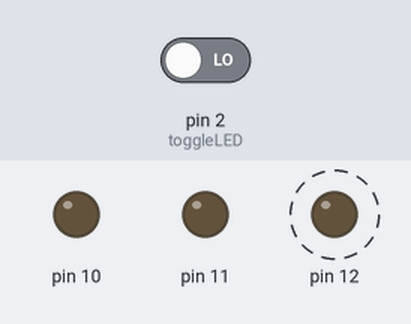
Bench run of a sketch on a simulated Arduino Uno, built with avr-gcc and run on an emulated ATmega328P. Parts: output pins drawn as LEDs (lit = HIGH). Dashed ring = blinking. The test bench sets the inputs (shaded band); at power-on: pin 2 (toggleLED) LOW.

Above: at 1.2 s.
1.3 s: pin 2 (toggleLED) driven HIGH
At 1.65 s:
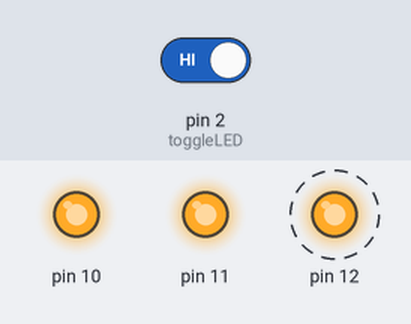
4.3 s: pin 2 (toggleLED) driven LOW
At 6.62 s:
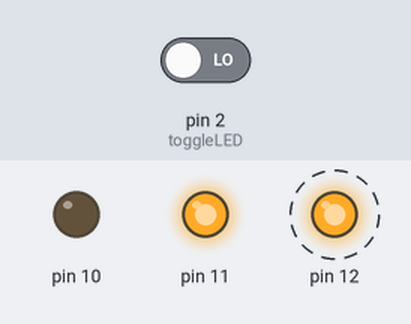
7.3 s: pin 2 (toggleLED) driven HIGH
At 7.54 s:
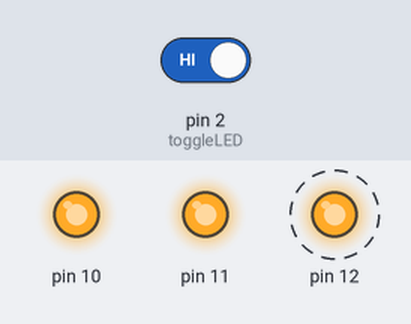
10.3 s: pin 2 (toggleLED) driven LOW
At 11.78 s:
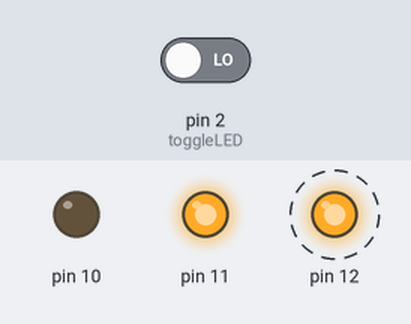
Timing chart, 0 to 14.3 s (numbered marks = the images above; inputs shaded):
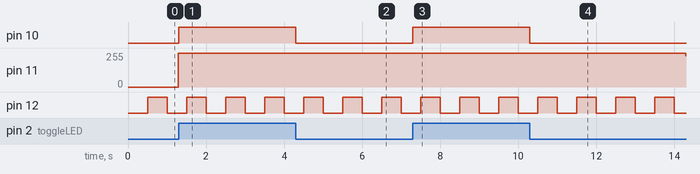

Measured:
- after the input at 1.3 s, pin 10: LOW → HIGH at once; pin 11: stays 255/255 (without the input it goes to 170/255 after 3.0 s)
- after the input at 4.3 s, pin 10: HIGH → LOW at once; pin 11: stays 255/255 (without the input it goes to 86/255 after 3.0 s)
- after the input at 7.3 s, pin 10: LOW → HIGH at once; pin 11: stays 255/255 (without the input it goes to 3/255 after 3.0 s)
- after the input at 10.3 s, pin 10: HIGH → LOW at once
- by itself, pin 12: alternates HIGH for 0.50 s and LOW for 0.50 s

The sketch:

ep7.ino
```cpp
int ledState = LOW;
int brightness = 0;
int fadeIncrement = 1;
int toggleState = LOW;

unsigned long C = 0;
unsigned long P_1 = 0;
unsigned long P_2 = 0;
unsigned long P_3 = 0;

void setup() {
  pinMode(12, OUTPUT);
  pinMode(11, OUTPUT);
  pinMode(2, INPUT);
  pinMode(10, OUTPUT);
}

void loop() {
  C = millis();
  blinkLED();
  fadeLED();
  toggleLED();
}

void blinkLED(){
  if (C - P_1 >= 500){
    P_1 = C;
    ledState = !ledState;
    digitalWrite(12, ledState);
  }
}

void fadeLED(){
if (C - P_2 >= 5){
  P_2 = C;
  brightness = brightness + fadeIncrement;
    if ((brightness < 0 || brightness > 255)){
      fadeIncrement = -fadeIncrement;
  }
  analogWrite(11, brightness);
  }
}

void toggleLED(){
  if(C - P_3 >= 100){
    P_3 = C;
    if(digitalRead(2) == HIGH){
    toggleState = HIGH;
  }
  else {
    toggleState = LOW;
  }
  digitalWrite(10, toggleState);
  }
}
```
